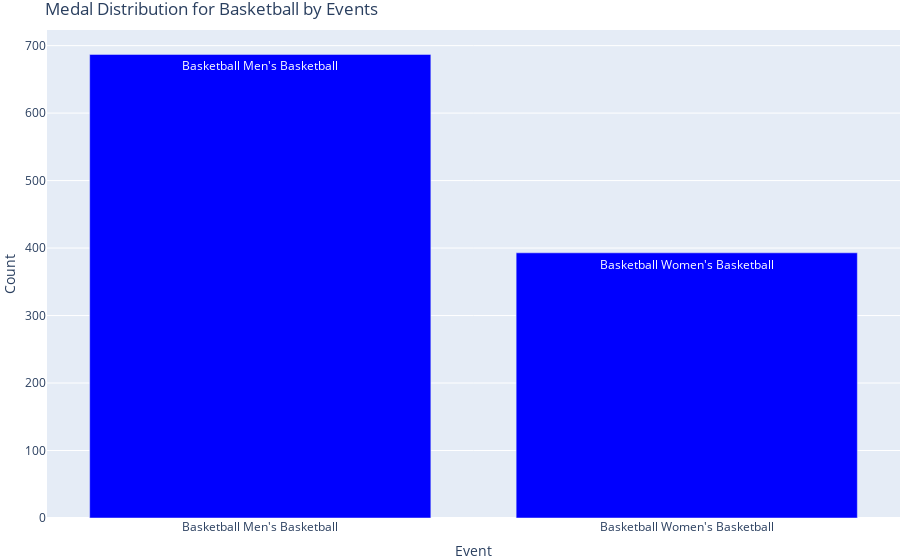

The notebook cell saved with this chart:
### Code cell
if 'Medal' in df.columns and not df['Medal'].isnull().all():
    sport_input = input("Enter the name of the sport to analyze medal distribution: ")
    sport_df = df[df['Sport'] == sport_input]
    if not sport_df.empty:
        medal_counts_by_event = sport_df[sport_df['Medal'].notnull()]['Event'].value_counts()
        if not medal_counts_by_event.empty:
            print(f"\nMedal Distribution for {sport_input} by Events:")
            print(medal_counts_by_event.sort_values(ascending=False)) 
            fig = go.Figure(data=[go.Bar(x=medal_counts_by_event.index, y=medal_counts_by_event.values,
                                         text=medal_counts_by_event.index, marker=dict(color='blue'))])
            fig.update_layout(title=f'Medal Distribution for {sport_input} by Events',
                              xaxis=dict(title='Event'), yaxis=dict(title='Count'),
                              scene=dict(xaxis_title='Event', yaxis_title='Count', zaxis_title=''),
                              margin=dict(l=0, r=0, t=30, b=0))
            fig.show()
        else:
            print(f"No medals recorded for events in {sport_input}.")
    else:
        print(f"No data available for the specified sport: {sport_input}.")
else:
    print("No medals recorded in the dataset.")

### Figure 1 — Plotly figure (JSON) as saved in the notebook; plotly's stock layout.template omitted (floating-point values rounded to 4 significant figures)
{"data": [{"marker": {"color": "blue"}, "text": ["Basketball Men's Basketball", "Basketball Women's Basketball"], "type": "bar", "x": ["Basketball Men's Basketball", "Basketball Women's Basketball"], "y": [687, 393]}], "layout": {"margin": {"b": 0, "l": 0, "r": 0, "t": 30}, "scene": {"xaxis": {"title": {"text": "Event"}}, "yaxis": {"title": {"text": "Count"}}, "zaxis": {"title": {"text": ""}}}, "title": {"text": "Medal Distribution for Basketball by Events"}, "xaxis": {"title": {"text": "Event"}}, "yaxis": {"title": {"text": "Count"}}}}
